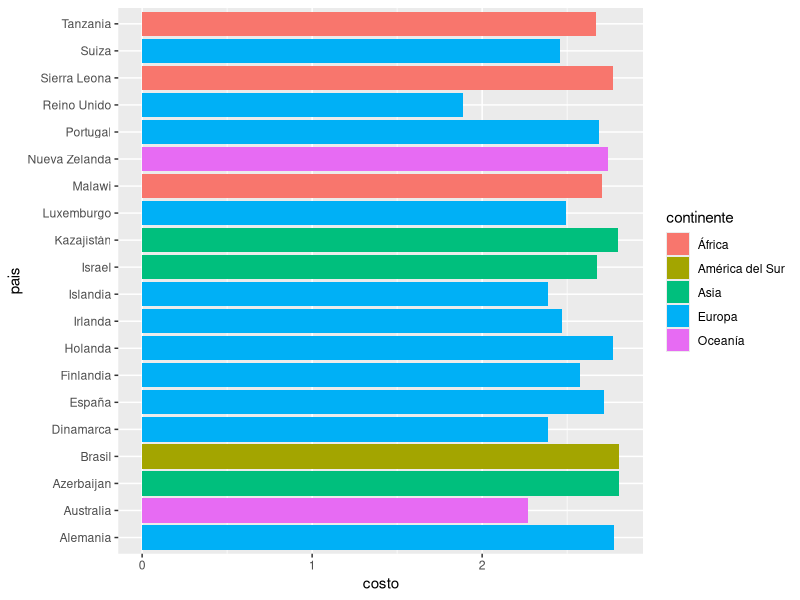
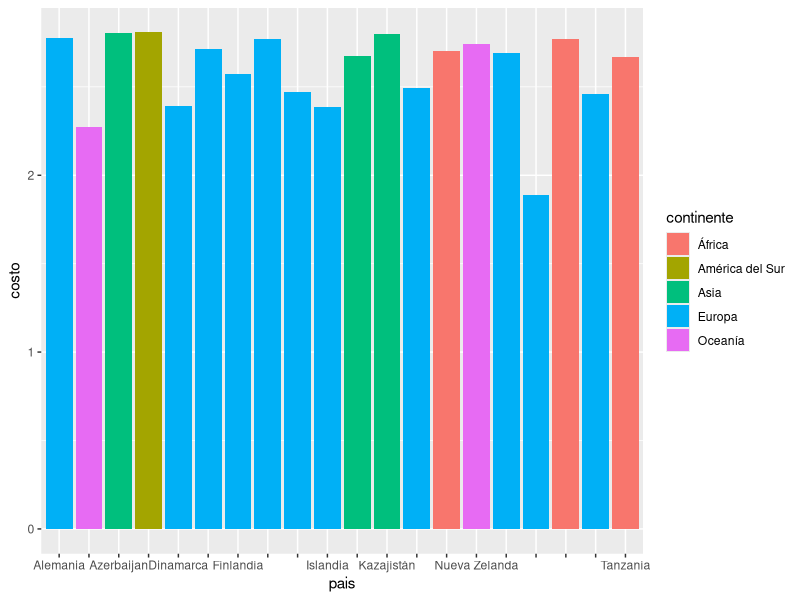
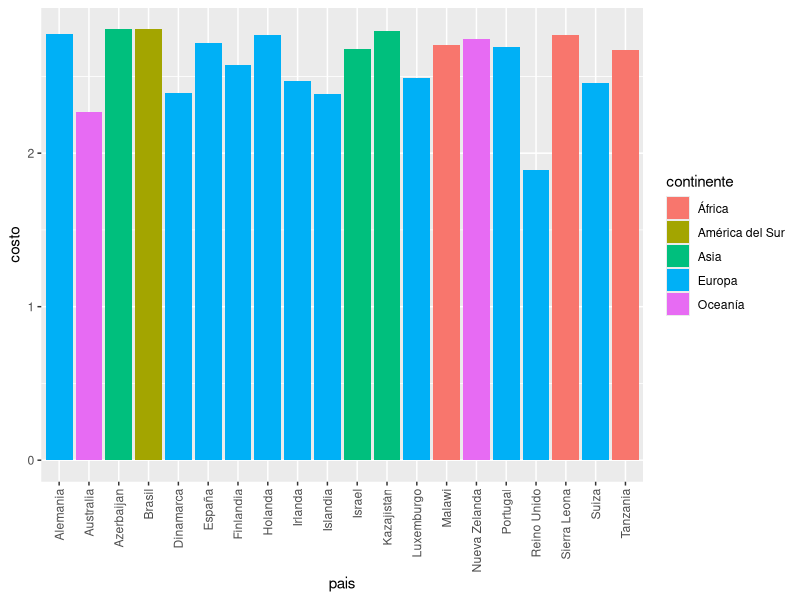
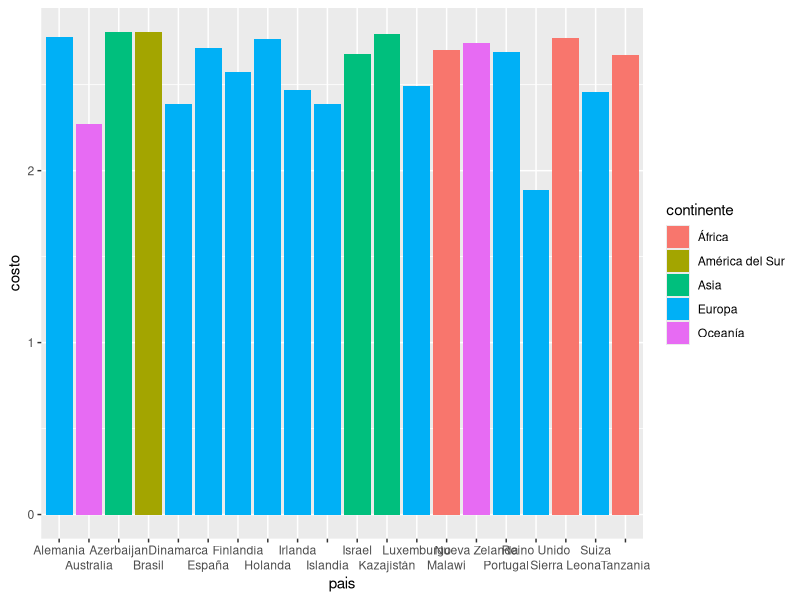
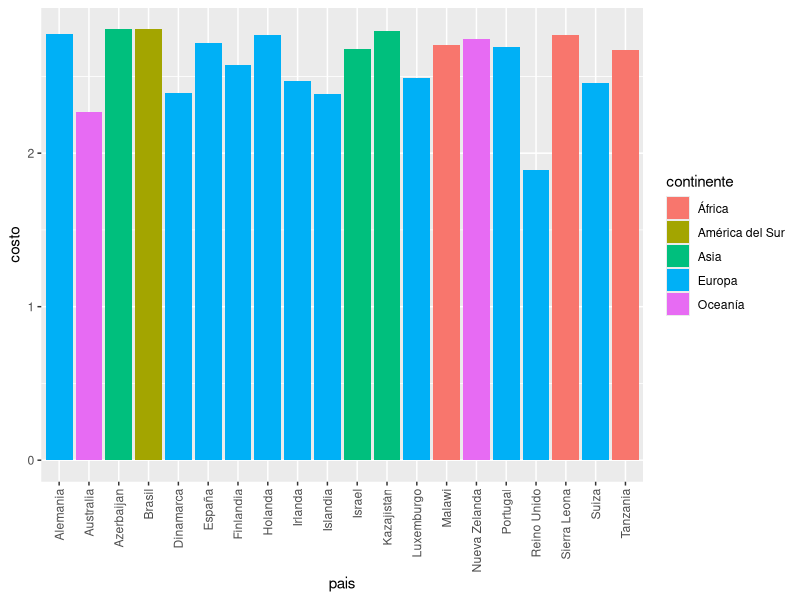
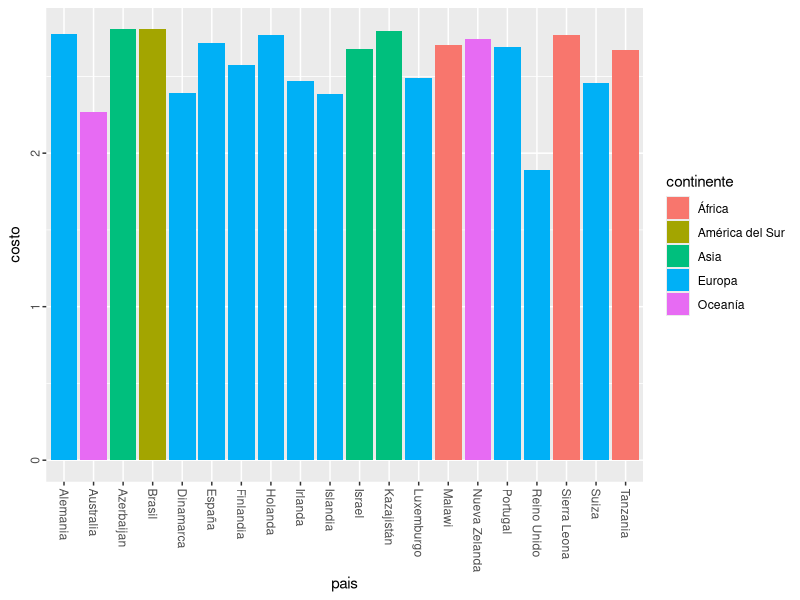
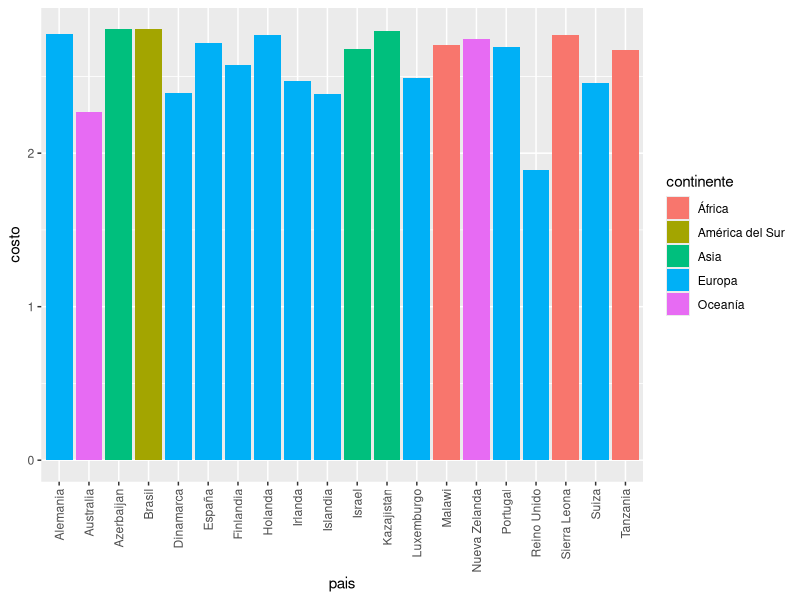
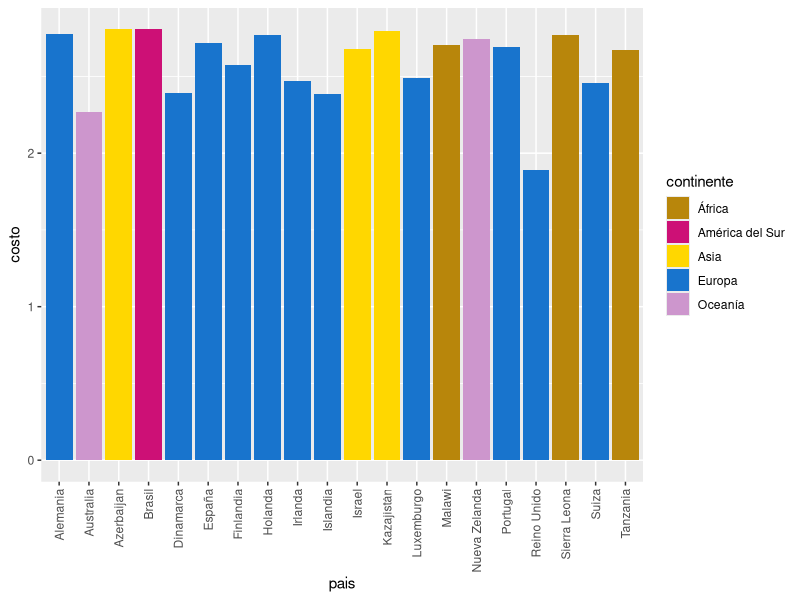

Recreate these plots in R, in order.
library(tidyverse)

# guide_axis --------------------------------------------------------------

data <- read_csv("data/precios_dieta_saludable.csv") %>% 
  rename(costo = costo_dieta_saludable_2017_usd_dia) %>% 
  slice_min(n = 20, costo)

ggplot(data, aes( x = pais, y = costo, fill = continente))+
  geom_col()+
  coord_flip()

ggplot(data, aes( x = pais, y = costo, fill = continente))+
  geom_col()+
  scale_x_discrete(guide = guide_axis(check.overlap = T))

ggplot(data, aes( x = pais, y = costo, fill = continente))+
  geom_col()+
  scale_x_discrete(guide = guide_axis(angle = 90))

ggplot(data, aes( x = pais, y = costo, fill = continente))+
  geom_col()+
  scale_x_discrete(guide = guide_axis(n.dodge = 2))


ggplot(data, aes( x = pais, y = costo, fill = continente))+
  geom_col()+
  scale_x_discrete(guide = guide_axis(angle = 90))

ggplot(data, aes( x = pais, y = costo, fill = continente))+
  geom_col()+
  guides(x = guide_axis(angle = -90), 
         y = guide_axis(angle = 90))


ggplot(data, aes( x = pais, y = costo, fill = continente))+
  geom_col()+
  theme(axis.text.x = element_text(angle = 90, hjust = 1, vjust = 0.5))



# colores -----------------------------------------------------------------

colores <- c("dodgerblue3", "darkgoldenrod", "forestgreen", "deeppink3", "gold", "plum3")
names(colores) <- c("Europa", "África", "América del Norte", "América del Sur", "Asia", "Oceanía")


ggplot(data, aes( x = pais, y = costo, fill = continente))+
  geom_col()+
  scale_x_discrete(guide = guide_axis(angle = 90))+
  scale_fill_manual(values = colores)
